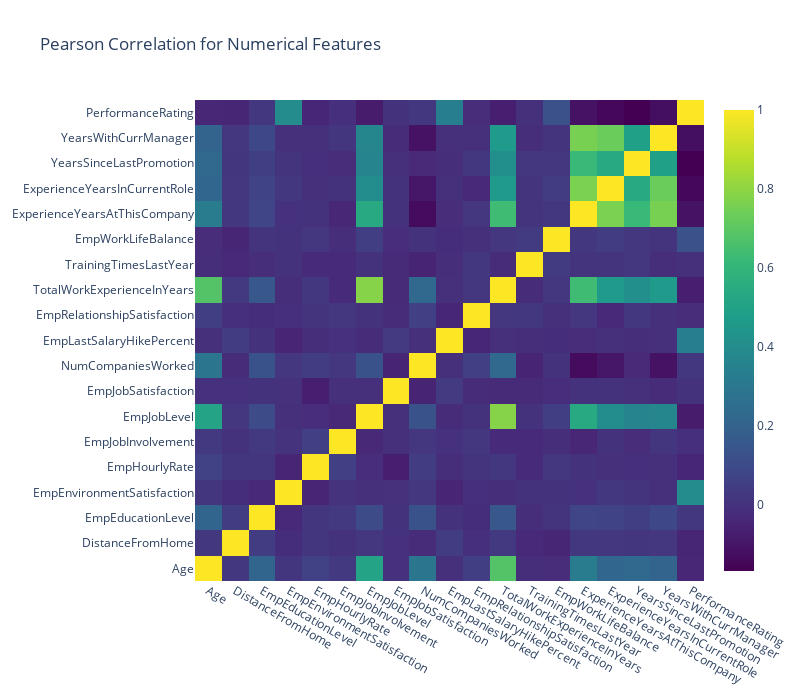

Write notebook code for a chart like this one.
### Markdown cell above
## 2. Correlation of Features
---
The next tool in a data explorer's arsenal is that of a correlation matrix. By plotting a correlation matrix, we have a very nice overview of how the features are related to one another. For a Pandas data frame, we can conveniently use the call .corr which by default provides the Pearson Correlation values of the columns pairwise in that data frame. The correlation works bet for numerical data where we are going to use all the numerical features present in the data.

### Code cell
# creating a list of only numerical values
numerical = [u'Age', u'DistanceFromHome', u'EmpEducationLevel', u'EmpEnvironmentSatisfaction', u'EmpHourlyRate'
 , u'EmpJobInvolvement', u'EmpJobLevel', u'EmpJobSatisfaction'
 , u'NumCompaniesWorked', u'EmpLastSalaryHikePercent'
 , u'EmpRelationshipSatisfaction', u'TotalWorkExperienceInYears'
 , u'TrainingTimesLastYear', u'EmpWorkLifeBalance'
 , u'ExperienceYearsAtThisCompany', u'ExperienceYearsInCurrentRole'
 , u'YearsSinceLastPromotion', u'YearsWithCurrManager'
 , u'PerformanceRating']

data = [go.Heatmap(
        z=original_data[numerical].astype(float).corr().values, # Generating the Pearson correlation
        x=original_data[numerical].columns.values,
        y=original_data[numerical].columns.values,
        colorscale='Viridis',
        reversescale=False,
        text=original_data[numerical].astype(float).corr().values,  # Set text to correlation values
        opacity=1.0
    )
]



layout = go.Layout(
    title='Pearson Correlation for Numerical Features',
    xaxis = dict(ticks='', nticks=36),
    yaxis = dict(ticks='' ),
    width = 800, height = 700,
    
)


fig = go.Figure(data=data, layout=layout)
py.iplot(fig, filename='labelled-heatmap')

### Figure 1 — Plotly figure (JSON) as saved in the notebook; plotly's stock layout.template omitted (floating-point values rounded to 4 significant figures; data arrays with more than 128 entries replaced by an {"elided": "..."} marker saying what was removed)
{"data": [{"colorscale": [[0, "#440154"], [0.1111, "#482878"], [0.2222, "#3e4989"], [0.3333, "#31688e"], [0.4444, "#26828e"], [0.5556, "#1f9e89"], [0.6667, "#35b779"], [0.7778, "#6ece58"], [0.8889, "#b5de2b"], [1, "#fde725"]], "opacity": 1, "reversescale": false, "text": {"elided": "19x19 float values"}, "type": "heatmap", "x": ["Age", "DistanceFromHome", "EmpEducationLevel", "EmpEnvironmentSatisfaction", "EmpHourlyRate", "EmpJobInvolvement", "EmpJobLevel", "EmpJobSatisfaction", "NumCompaniesWorked", "EmpLastSalaryHikePercent", "EmpRelationshipSatisfaction", "TotalWorkExperienceInYears", "TrainingTimesLastYear", "EmpWorkLifeBalance", "ExperienceYearsAtThisCompany", "ExperienceYearsInCurrentRole", "YearsSinceLastPromotion", "YearsWithCurrManager", "PerformanceRating"], "y": ["Age", "DistanceFromHome", "EmpEducationLevel", "EmpEnvironmentSatisfaction", "EmpHourlyRate", "EmpJobInvolvement", "EmpJobLevel", "EmpJobSatisfaction", "NumCompaniesWorked", "EmpLastSalaryHikePercent", "EmpRelationshipSatisfaction", "TotalWorkExperienceInYears", "TrainingTimesLastYear", "EmpWorkLifeBalance", "ExperienceYearsAtThisCompany", "ExperienceYearsInCurrentRole", "YearsSinceLastPromotion", "YearsWithCurrManager", "PerformanceRating"], "z": {"elided": "19x19 float values"}}], "layout": {"height": 700, "title": {"text": "Pearson Correlation for Numerical Features"}, "width": 800, "xaxis": {"nticks": 36, "ticks": ""}, "yaxis": {"ticks": ""}}}
